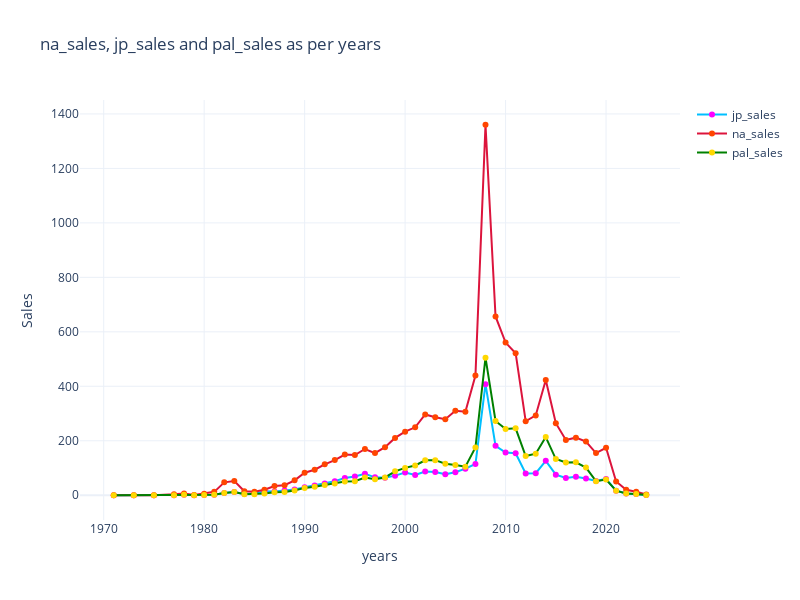

This figure's notebook cell:
### Code cell
# let's try to analyse difference in na_sales, jp_sales and pal_sales
sales_difference = game.pivot_table(index = release_year,
                                   values = ['na_sales','jp_sales','pal_sales'],
                                   aggfunc = 'sum')

fig = go.Figure()

line_color = ['deepskyblue','crimson','green']
marker_color = ['magenta','orangered','gold']

for i, difference in enumerate(sales_difference.columns):
    fig.add_trace(
        go.Scatter(
            x=sales_difference.index,
            y=sales_difference[difference],
            mode='lines+markers',
            line=dict(color=line_color[i % len(line_color)], width=2),  # Assign color from the list
            marker=dict(color=marker_color[i % len(marker_color)], size=6),  # Matching marker color
            name=difference
        )
    )

fig.update_layout(
    title='na_sales, jp_sales and pal_sales as per years',
    xaxis_title='years',
    yaxis_title='Sales',
    height=600,
    width=800)

### Figure 1 — Plotly figure (JSON) as saved in the notebook; plotly's stock layout.template omitted (floating-point values rounded to 4 significant figures)
{"data": [{"line": {"color": "deepskyblue", "width": 2}, "marker": {"color": "magenta", "size": 6}, "mode": "lines+markers", "name": "jp_sales", "type": "scatter", "x": [1971, 1973, 1975, 1977, 1978, 1979, 1980, 1981, 1982, 1983, 1984, 1985, 1986, 1987, 1988, 1989, 1990, 1991, 1992, 1993, 1994, 1995, 1996, 1997, 1998, 1999, 2000, 2001, 2002, 2003, 2004, 2005, 2006, 2007, 2008, 2009, 2010, 2011, 2012, 2013, 2014, 2015, 2016, 2017, 2018, 2019, 2020, 2021, 2022, 2023, 2024], "y": [0.04, 0.04, 0.04, 0.44, 1.8, 0.32, 1.4, 2, 8.56, 11.92, 4.73, 5.12, 14.31, 13.88, 17.62, 21.19, 29.6, 35.93, 43.17, 51.29, 63.37, 69.17, 78.83, 65.86, 64.08, 72.07, 83.81, 74.47, 87.09, 85.26, 77.19, 84.64, 97.76, 114.7, 408.0, 181.6, 157.1, 154.3, 79.66, 81.03, 126.4, 75.5, 63.49, 67.77, 61.53, 52.74, 59.97, 16.88, 6.72, 4.32, 0.88]}, {"line": {"color": "crimson", "width": 2}, "marker": {"color": "orangered", "size": 6}, "mode": "lines+markers", "name": "na_sales", "type": "scatter", "x": [1971, 1973, 1975, 1977, 1978, 1979, 1980, 1981, 1982, 1983, 1984, 1985, 1986, 1987, 1988, 1989, 1990, 1991, 1992, 1993, 1994, 1995, 1996, 1997, 1998, 1999, 2000, 2001, 2002, 2003, 2004, 2005, 2006, 2007, 2008, 2009, 2010, 2011, 2012, 2013, 2014, 2015, 2016, 2017, 2018, 2019, 2020, 2021, 2022, 2023, 2024], "y": [0.12, 0.12, 0.12, 3.3, 6.76, 1.13, 5.71, 12.49, 47.46, 52.47, 15.05, 12.72, 20.26, 33.91, 36.71, 54.81, 82.56, 93.66, 113.6, 129.3, 149.5, 147.4, 169.8, 154.7, 176.5, 210.6, 233.5, 249.5, 296.7, 286.2, 278.9, 310.0, 306.9, 439.7, 1360.0, 656.5, 560.6, 521.5, 271.7, 293, 423.2, 264.7, 203.2, 211.5, 197.2, 154.8, 174.3, 50.64, 20.16, 12.96, 2.64]}, {"line": {"color": "green", "width": 2}, "marker": {"color": "gold", "size": 6}, "mode": "lines+markers", "name": "pal_sales", "type": "scatter", "x": [1971, 1973, 1975, 1977, 1978, 1979, 1980, 1981, 1982, 1983, 1984, 1985, 1986, 1987, 1988, 1989, 1990, 1991, 1992, 1993, 1994, 1995, 1996, 1997, 1998, 1999, 2000, 2001, 2002, 2003, 2004, 2005, 2006, 2007, 2008, 2009, 2010, 2011, 2012, 2013, 2014, 2015, 2016, 2017, 2018, 2019, 2020, 2021, 2022, 2023, 2024], "y": [0.04, 0.04, 0.04, 0.46, 1.66, 0.3, 1.33, 2.21, 8.4, 11.73, 3.96, 4.09, 6.52, 10.81, 11.67, 17.39, 27.02, 31.17, 37.52, 43.04, 50.21, 51.8, 65.03, 59.02, 65.36, 87.94, 100.5, 109.2, 128.5, 128.8, 116.0, 111.1, 105.0, 175.3, 505.2, 272.9, 243.2, 245.7, 143.9, 152.7, 213.6, 133.0, 120.5, 120.7, 101.6, 51.6, 57.89, 16.88, 6.72, 4.32, 0.88]}], "layout": {"height": 600, "title": {"text": "na_sales, jp_sales and pal_sales as per years"}, "width": 800, "xaxis": {"autorange": true, "range": [1968.0, 2027.0], "title": {"text": "years"}, "type": "linear"}, "yaxis": {"autorange": true, "range": [-90.83, 1451.0], "title": {"text": "Sales"}, "type": "linear"}}}
